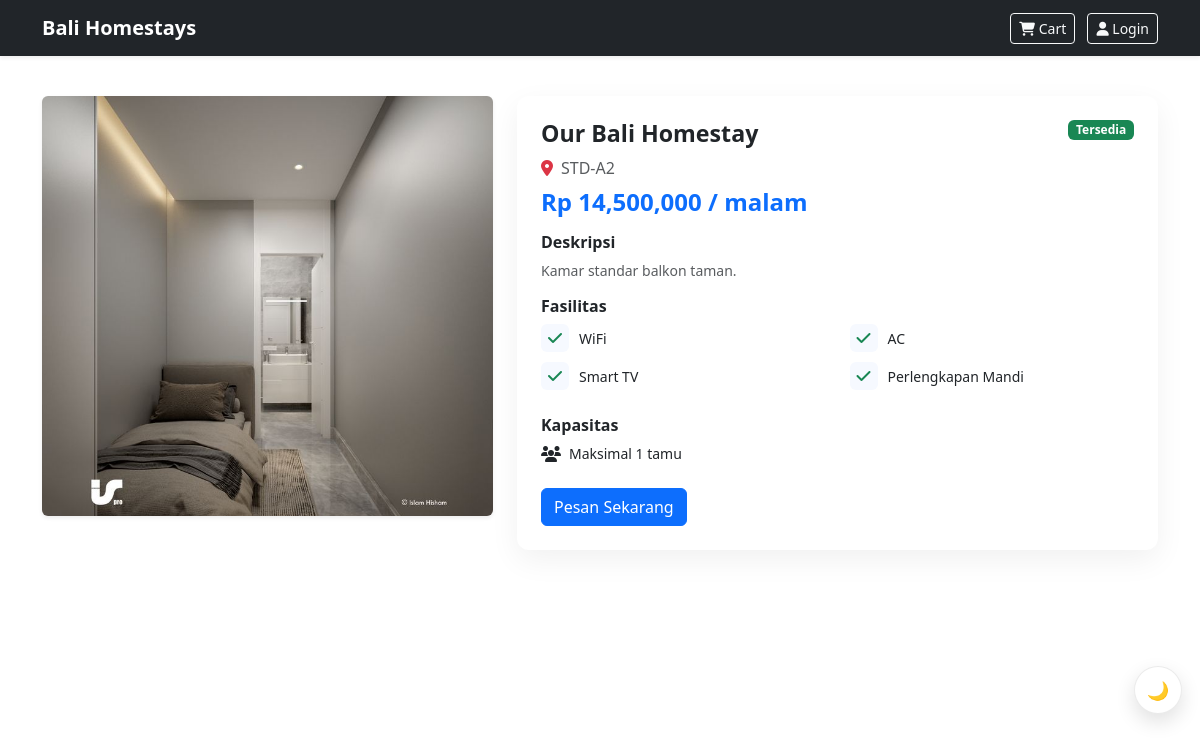
The app's page /room/2 with its own data.
### tables this page shows
CREATE TABLE rooms (
            id INTEGER PRIMARY KEY AUTOINCREMENT,
            photo TEXT,
            code_room TEXT,
            name TEXT,
            description TEXT,
            room_size TEXT,
            price INTEGER,
            guests INTEGER,
            amenities TEXT,
            available INTEGER
        );

### app.py (the view)
@app.route("/room/<int:id>")
def room_detail(id):
    conn = get_db()
    room = conn.execute(
        "SELECT * FROM rooms WHERE id=?", (id,)
    ).fetchone()
    conn.close()
    if not room:
        return "Room not found", 404
    return render_template("room_detail.html", room=room)

### app.py (called while the page is built)
def get_db():
    conn = sqlite3.connect(DB_PATH)
    conn.row_factory = sqlite3.Row
    return conn

### templates/room_detail.html (shortened to what this page needs)
<!DOCTYPE html>
<html lang="en">
<head>
    <link href="https://cdn.jsdelivr.net/npm/bootstrap@5.3.0/dist/css/bootstrap.min.css" rel="stylesheet">
    <link rel="stylesheet" href="https://cdnjs.cloudflare.com/ajax/libs/font-awesome/6.4.0/css/all.min.css">
    <link rel="stylesheet" href="{{ url_for('static', filename='css/style.css') }}">
</head>
<body>
    <nav class="navbar navbar-expand-lg navbar-dark bg-dark p-2 shadow-sm d-none d-lg-block">
        <div class="container">
            <a class="navbar-brand fw-bold fs-5" href="/">Bali Homestays</a>
            <div class="ms-auto">
                <a href="/cart" class="btn btn-outline-light btn-sm me-2"><i class="fas fa-shopping-cart"></i> Cart</a>
                {% if 'username' in session %}
                <a href="/profile" class="btn btn-outline-light btn-sm"><i class="fas fa-user"></i> Profil</a>
                {% else %}
                <a href="/login" class="btn btn-outline-light btn-sm"><i class="fas fa-user"></i> Login</a>
                {% endif %}
            </div>
        </div>
    </nav>
    <div class="container content-container">
        <div class="row align-items-start">
            <div class="col-lg-5 mb-4 mb-lg-0 text-center">
                <img src="{{ url_for('static', filename='uploads/' ~ room.photo) }}"
                    class="img-fluid rounded shadow-sm detail-img" alt="{{ room.name }}">
            </div>
            <div class="col-lg-7">
                <div class="info-card">
                    <div class="d-flex justify-content-between align-items-start">
                        <h5 class="fw-bold">{{ room.name }}</h5>
                        <span class="badge {% if room.available %}bg-success{% else %}bg-danger{% endif %}">{% if
                            room.available %}Tersedia{% else %}Penuh{% endif %}</span>
                    </div>
                    <div class="d-flex align-items-center mb-2">
                        <i class="fas fa-map-marker-alt text-danger me-2"></i>
                        <span class="text-muted">{{ room.code_room }}</span>
                    </div>
                    <h4 class="text-primary fw-bold mt-1 mb-3">Rp {{ '{:,.0f}'.format(room.price) }} / malam</h4>
                    <div class="mt-3">
                        <h6 class="fw-bold">Deskripsi</h6>
                        <p class="text-muted small">{{ room.description }}</p>
                    </div>
                    <div class="mt-3">
                        <h6 class="fw-bold">Fasilitas</h6>
                        <div class="row">
                            {% if room.amenities and room.amenities.strip() %}
                            {% for amenity in room.amenities.split(',') %}
                            <div class="col-6">
                                <div class="amenity-item">
                                    <div class="amenity-icon"><i class="fas fa-check text-success"></i></div>
                                    <span class="small">{{ amenity.strip() }}</span>
                                </div>
                            </div>
                            {% endfor %}
                            {% else %}
                            <div class="col-12">
                                <p class="text-muted small">Tidak ada fasilitas tercantum.</p>
                            </div>
                            {% endif %}
                        </div>
                    </div>
                    <div class="mt-3">
                        <h6 class="fw-bold">Kapasitas</h6>
                        <div class="d-flex align-items-center">
                            <i class="fas fa-users me-2"></i>
                            <span class="small">Maksimal {{ room.guests }} tamu</span>
                        </div>
                    </div>
                    <div class="mt-4 d-none d-lg-block">
                        {% if room.available %}
                        <a href="/cart/add/{{ room.id }}" class="btn btn-primary">Pesan Sekarang</a>
                        {% else %}
                        <button class="btn btn-secondary" disabled>Kamar Penuh</button>
                        {% endif %}
                    </div>
                </div>
            </div>
        </div>
    </div>
    <button class="dark-toggle" data-dark-toggle onclick="toggleDarkMode()" aria-label="Toggle dark mode"
        title="Toggle dark mode">🌙</button>
</body>
</html>

### static/css/style.css (style rules this page uses)
body { font-family: Segoe UI, sans-serif; transition: background 0.3s, color 0.3s; }
body { padding-bottom: 76px; }
.content-container { padding-top: 40px; padding-bottom: 100px; }
.detail-img { max-height: 420px; object-fit: cover; width: 100%; }
.info-card { background: #fff; padding: 24px; border-radius: 12px; box-shadow: 0 10px 30px rgba(0, 0, 0, 0.06); }
.info-card h5 { font-size: 1.45rem; }
.amenity-item { display: flex; align-items: center; gap: 10px; margin-bottom: 10px; }
.amenity-icon { width: 28px; height: 28px; display: flex; align-items: center; justify-content: center; border-radius: 6px; background: #f6f9ff; }
.dark-toggle { position: fixed; right: 18px; bottom: 86px; z-index: 1050; width: 48px; height: 48px; border-radius: 50%; display: inline-flex; align-items: center; justify-content: center; font-size: 18px; background: #ffffff; color: #222; border: 1px solid rgba(0, 0, 0, 0.08); box-shadow: 0 8px 20px rgba(0, 0, 0, 0.12); cursor: pointer; }

### records on screen
rooms: photo (picture), name "Our Bali Homestay", code_room "STD-A2", price "14,500,000", description "Kamar standar balkon taman.", guests "1"

### other values on screen
{{ amenity.strip() }} "WiFi" "AC" "Smart TV" "Perlengkapan Mandi"
